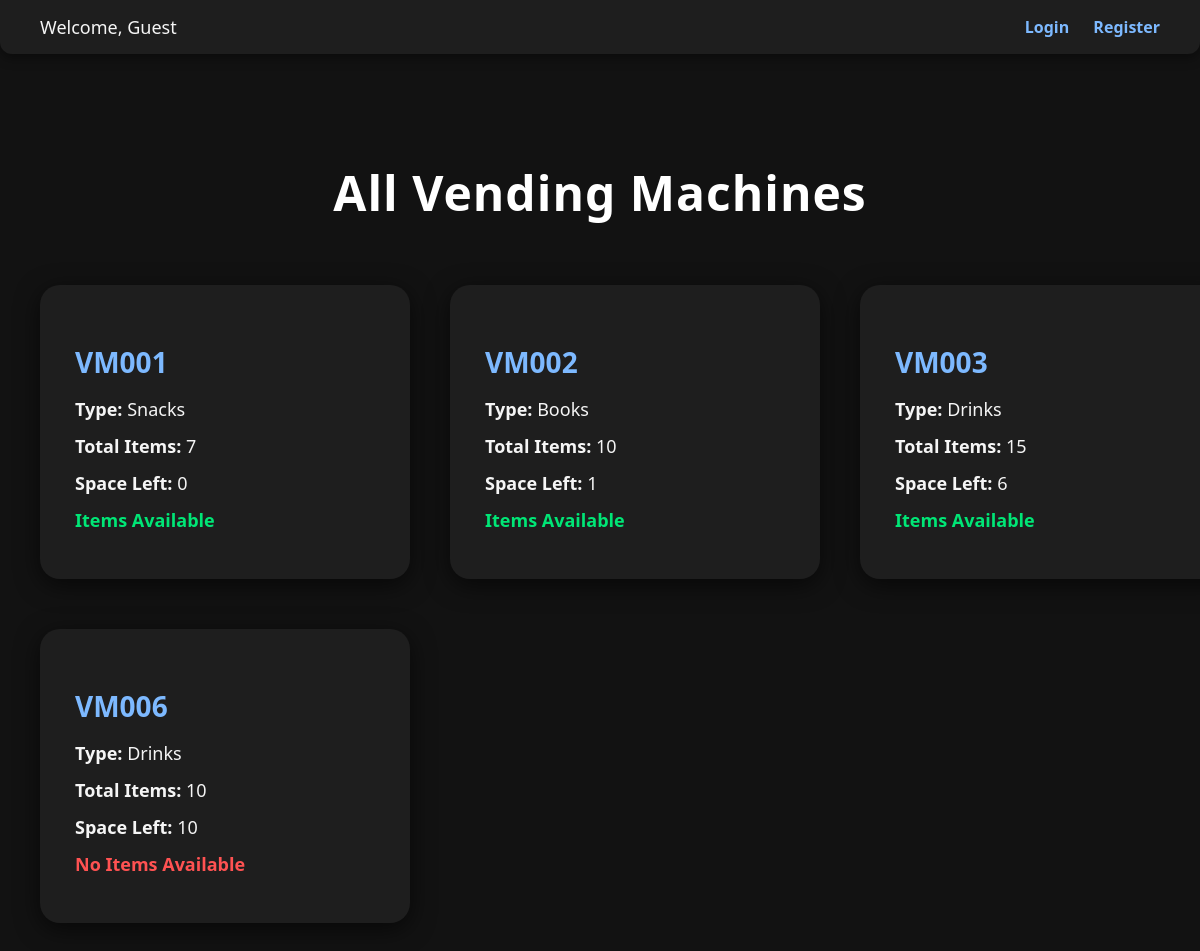
The app's page /, older data.
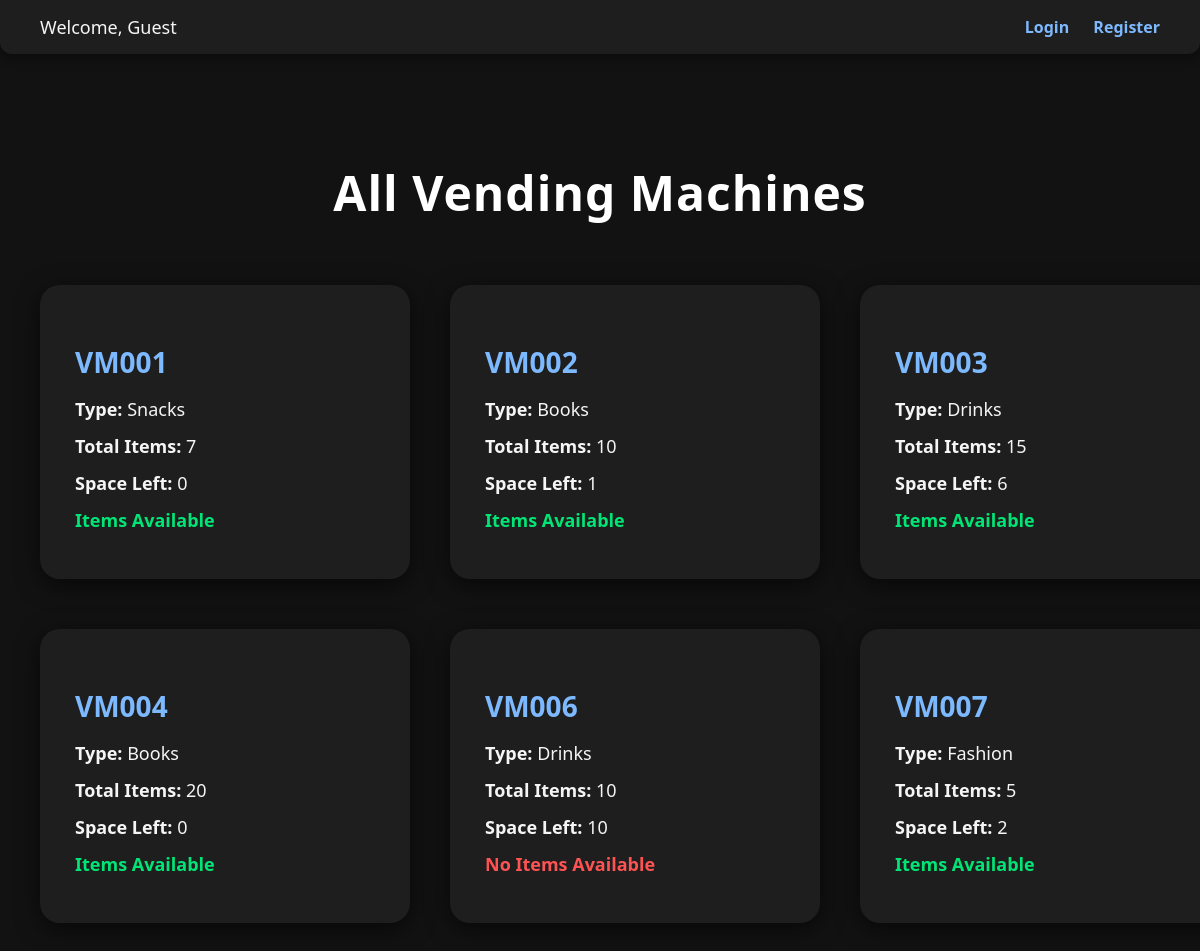
The same page, newer data.
### vendingmachine/models.py (models this page shows, shortened)
class Vending_machine(models.Model):
    machine_id = models.IntegerField(unique=True)
    @property
    def machine_name(self):
        return f'VM{self.machine_id:03}'
    vending_machine_type_choices = [
        ('Snacks', 'SNACKS'),
        ('Drinks','DRINKS'),
        ('Toys','TOYS'),
        ('Books','BOOKS'),
        ('Fashion','FASHION'),
        ('Misc','MISCELLANEOUS'),
    ]
    vending_machine_type = models.CharField(choices=vending_machine_type_choices)
    no_of_items = models.PositiveIntegerField(default=0)
    items_to_be_added = models.PositiveBigIntegerField(default=0)
    def items_availablity(self):
        if self.no_of_items == self.items_to_be_added:
            return False
        else: return True

### vendingmachine/views.py (the view)
# urls.py: 2. Add a URL to urlpatterns:  path('', Home.as_view(), name='home')
def Home(request):
    list_of_machines = Vending_machine.objects.order_by("machine_id")
    context = {"list_of_machines" : list_of_machines}
    return render(request, "vendingmachine/home.html", context)

### vendingmachine/templates/vendingmachine/home.html (shortened to what this page needs)
<!DOCTYPE html>
<html lang="en">
<head>
</head>
<body>
    <div class="navbar">
        <div class="left">
            {% if user.is_authenticated %}
                Welcome, <strong>{{ user.username }}</strong>
            {% else %}
                Welcome, Guest
            {% endif %}
        </div>
        <div class="right">
            {% if user.is_authenticated %}
                <a href="{% url 'logout' %}">Logout</a>
            {% else %}
                <a href="{% url 'login' %}">Login</a>
                <a href="{% url 'register' %}">Register</a>
            {% endif %}
        </div>
    </div>
    <h1>All Vending Machines</h1>
    <div class="machine-list">
        {% for machine in list_of_machines %}
            <a href="{% url 'Machine' machine.machine_id %}" class="machine-link">
                <div class="machine">
                    <h2>{{ machine.machine_name }}</h2>
                    <p><strong>Type:</strong> {{ machine.vending_machine_type }}</p>
                    <p><strong>Total Items:</strong> {{ machine.no_of_items }}</p>
                    <p><strong>Space Left:</strong> {{ machine.items_to_be_added }}</p>
                    {% if machine.items_availablity %}
                        <p class="status">Items Available</p>
                    {% else %}
                        <p class="status empty">No Items Available</p>
                    {% endif %}
                </div>
            </a>
        {% empty %}
            <p>No vending machines available.</p>
        {% endfor %}
    </div>
</body>
</html>

Row changes from the older to the newer data that the page shows:
added Vending_machine: machine_name "VM004", vending_machine_type "Books", no_of_items "20", items_to_be_added "0", shows "Items Available"
added Vending_machine: machine_name "VM007", vending_machine_type "Fashion", no_of_items "5", items_to_be_added "2", shows "Items Available"
